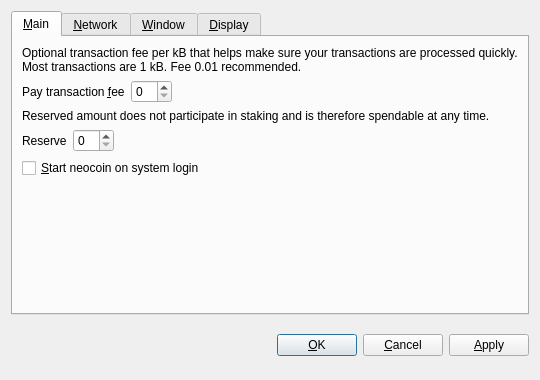
<?xml version="1.0" encoding="UTF-8"?>
<ui version="4.0">
 <class>OptionsDialog</class>
 <widget class="QDialog" name="OptionsDialog">
  <property name="geometry">
   <rect>
    <x>0</x>
    <y>0</y>
    <width>540</width>
    <height>380</height>
   </rect>
  </property>
  <property name="windowTitle">
   <string>Options</string>
  </property>
  <property name="modal">
   <bool>true</bool>
  </property>
  <layout class="QVBoxLayout" name="verticalLayout">
   <item>
    <widget class="QTabWidget" name="tabWidget">
     <property name="tabPosition">
      <enum>QTabWidget::North</enum>
     </property>
     <property name="currentIndex">
      <number>0</number>
     </property>
     <widget class="QWidget" name="tabMain">
      <attribute name="title">
       <string>&amp;Main</string>
      </attribute>
      <layout class="QVBoxLayout" name="verticalLayout_Main">
       <item>
        <widget class="QLabel" name="transactionFeeInfoLabel">
         <property name="text">
          <string>Optional transaction fee per kB that helps make sure your transactions are processed quickly. Most transactions are 1 kB. Fee 0.01 recommended.</string>
         </property>
         <property name="textFormat">
          <enum>Qt::PlainText</enum>
         </property>
         <property name="wordWrap">
          <bool>true</bool>
         </property>
        </widget>
       </item>
       <item>
        <layout class="QHBoxLayout" name="horizontalLayoutFee">
         <item>
          <widget class="QLabel" name="transactionFeeLabel">
           <property name="text">
            <string>Pay transaction &amp;fee</string>
           </property>
           <property name="textFormat">
            <enum>Qt::PlainText</enum>
           </property>
           <property name="buddy">
            <cstring>transactionFee</cstring>
           </property>
          </widget>
         </item>
         <item>
          <widget class="BitcoinAmountField" name="transactionFee"/>
         </item>
         <item>
          <spacer name="horizontalSpacerFee">
           <property name="orientation">
            <enum>Qt::Horizontal</enum>
           </property>
           <property name="sizeHint" stdset="0">
            <size>
             <width>40</width>
             <height>20</height>
            </size>
           </property>
          </spacer>
         </item>
        </layout>
       </item>
       <item>
        <widget class="QLabel" name="reserveBalanceInfoLabel">
         <property name="text">
          <string>Reserved amount does not participate in staking and is therefore spendable at any time.</string>
         </property>
         <property name="textFormat">
          <enum>Qt::PlainText</enum>
         </property>
         <property name="wordWrap">
          <bool>true</bool>
         </property>
        </widget>
       </item>
       <item>
        <layout class="QHBoxLayout" name="horizontalLayoutReserveBalance">
         <item>
          <widget class="QLabel" name="reserveBalanceLabel">
           <property name="text">
            <string>Reserve</string>
           </property>
           <property name="textFormat">
            <enum>Qt::PlainText</enum>
           </property>
           <property name="buddy">
            <cstring>reserveBalance</cstring>
           </property>
          </widget>
         </item>
         <item>
          <widget class="BitcoinAmountField" name="reserveBalance"/>
         </item>
         <item>
          <spacer name="horizontalSpacerReserveBalance">
           <property name="orientation">
            <enum>Qt::Horizontal</enum>
           </property>
           <property name="sizeHint" stdset="0">
            <size>
             <width>40</width>
             <height>20</height>
            </size>
           </property>
          </spacer>
         </item>
        </layout>
       </item>
       <item>
        <widget class="QCheckBox" name="bitcoinAtStartup">
         <property name="toolTip">
          <string>Automatically start neocoin after logging in to the system.</string>
         </property>
         <property name="text">
          <string>&amp;Start neocoin on system login</string>
         </property>
        </widget>
       </item>
       <item>
        <spacer name="verticalSpacer_Main">
         <property name="orientation">
          <enum>Qt::Vertical</enum>
         </property>
         <property name="sizeHint" stdset="0">
          <size>
           <width>20</width>
           <height>40</height>
          </size>
         </property>
        </spacer>
       </item>
      </layout>
     </widget>
     <widget class="QWidget" name="tabNetwork">
      <attribute name="title">
       <string>&amp;Network</string>
      </attribute>
      <layout class="QVBoxLayout" name="verticalLayout_Network">
       <item>
        <widget class="QCheckBox" name="mapPortUpnp">
         <property name="toolTip">
          <string>Automatically open the neocoin client port on the router. This only works when your router supports UPnP and it is enabled.</string>
         </property>
         <property name="text">
          <string>Map port using &amp;UPnP</string>
         </property>
        </widget>
       </item>
       <item>
        <widget class="QCheckBox" name="connectSocks">
         <property name="toolTip">
          <string>Connect to the neocoin network through a SOCKS5 proxy (e.g. when connecting through Tor).</string>
         </property>
         <property name="text">
          <string>&amp;Connect through SOCKS5 proxy:</string>
         </property>
        </widget>
       </item>
       <item>
        <layout class="QHBoxLayout" name="horizontalLayout_Network">
         <item>
          <widget class="QLabel" name="proxyIpLabel">
           <property name="text">
            <string>Proxy &amp;IP:</string>
           </property>
           <property name="textFormat">
            <enum>Qt::PlainText</enum>
           </property>
           <property name="buddy">
            <cstring>proxyIp</cstring>
           </property>
          </widget>
         </item>
         <item>
          <widget class="QValidatedLineEdit" name="proxyIp">
           <property name="maximumSize">
            <size>
             <width>140</width>
             <height>16777215</height>
            </size>
           </property>
           <property name="toolTip">
            <string>IP address of the proxy (e.g. 127.0.0.1)</string>
           </property>
          </widget>
         </item>
         <item>
          <widget class="QLabel" name="proxyPortLabel">
           <property name="text">
            <string>&amp;Port:</string>
           </property>
           <property name="textFormat">
            <enum>Qt::PlainText</enum>
           </property>
           <property name="buddy">
            <cstring>proxyPort</cstring>
           </property>
          </widget>
         </item>
         <item>
          <widget class="QLineEdit" name="proxyPort">
           <property name="maximumSize">
            <size>
             <width>55</width>
             <height>16777215</height>
            </size>
           </property>
           <property name="toolTip">
            <string>Port of the proxy (e.g. 9050)</string>
           </property>
          </widget>
         </item>
         <item>
          <spacer name="horizontalSpacer_Network">
           <property name="orientation">
            <enum>Qt::Horizontal</enum>
           </property>
           <property name="sizeHint" stdset="0">
            <size>
             <width>40</width>
             <height>20</height>
            </size>
           </property>
          </spacer>
         </item>
        </layout>
       </item>
       <item>
        <spacer name="verticalSpacer_Network">
         <property name="orientation">
          <enum>Qt::Vertical</enum>
         </property>
         <property name="sizeHint" stdset="0">
          <size>
           <width>20</width>
           <height>40</height>
          </size>
         </property>
        </spacer>
       </item>
      </layout>
     </widget>
     <widget class="QWidget" name="tabWindow">
      <attribute name="title">
       <string>&amp;Window</string>
      </attribute>
      <layout class="QVBoxLayout" name="verticalLayout_Window">
       <item>
        <widget class="QCheckBox" name="minimizeToTray">
         <property name="toolTip">
          <string>Show only a tray icon after minimizing the window.</string>
         </property>
         <property name="text">
          <string>&amp;Minimize to the tray instead of the taskbar</string>
         </property>
        </widget>
       </item>
       <item>
        <widget class="QCheckBox" name="minimizeOnClose">
         <property name="toolTip">
          <string>Minimize instead of exit the application when the window is closed. When this option is enabled, the application will be closed only after selecting Quit in the menu.</string>
         </property>
         <property name="text">
          <string>M&amp;inimize on close</string>
         </property>
        </widget>
       </item>
       <item>
        <spacer name="verticalSpacer_Window">
         <property name="orientation">
          <enum>Qt::Vertical</enum>
         </property>
         <property name="sizeHint" stdset="0">
          <size>
           <width>20</width>
           <height>40</height>
          </size>
         </property>
        </spacer>
       </item>
      </layout>
     </widget>
     <widget class="QWidget" name="tabDisplay">
      <attribute name="title">
       <string>&amp;Display</string>
      </attribute>
      <layout class="QVBoxLayout" name="verticalLayout_Display">
       <item>
        <layout class="QHBoxLayout" name="horizontalLayout_1_Display">
         <item>
          <widget class="QLabel" name="langLabel">
           <property name="text">
            <string>User Interface &amp;language:</string>
           </property>
           <property name="textFormat">
            <enum>Qt::PlainText</enum>
           </property>
           <property name="buddy">
            <cstring>lang</cstring>
           </property>
          </widget>
         </item>
         <item>
          <widget class="QValueComboBox" name="lang">
           <property name="toolTip">
            <string>The user interface language can be set here. This setting will take effect after restarting neocoin.</string>
           </property>
          </widget>
         </item>
        </layout>
       </item>
       <item>
        <layout class="QHBoxLayout" name="horizontalLayout_2_Display">
         <item>
          <widget class="QLabel" name="unitLabel">
           <property name="text">
            <string>&amp;Unit to show amounts in:</string>
           </property>
           <property name="textFormat">
            <enum>Qt::PlainText</enum>
           </property>
           <property name="buddy">
            <cstring>unit</cstring>
           </property>
          </widget>
         </item>
         <item>
          <widget class="QValueComboBox" name="unit">
           <property name="toolTip">
            <string>Choose the default subdivision unit to show in the interface and when sending coins.</string>
           </property>
          </widget>
         </item>
        </layout>
       </item>
       <item>
        <widget class="QCheckBox" name="coinControlFeatures">
         <property name="toolTip">
          <string>Whether to show coin control features or not.</string>
         </property>
         <property name="text">
          <string>Display coin &amp;control features (experts only!)</string>
         </property>
        </widget>
       </item>
       <item>
        <widget class="QCheckBox" name="minimizeCoinAge">
         <property name="toolTip">
          <string>Whether to select the coin outputs randomly or with minimal coin age.</string>
         </property>
         <property name="text">
          <string>Minimize weight consumption (experimental)</string>
         </property>
        </widget>
       </item>
       <item>
        <widget class="QCheckBox" name="useBlackTheme">
         <property name="text">
          <string>Use black visual theme (requires restart)</string>
         </property>
        </widget>
       </item>
       <item>
        <spacer name="verticalSpacer_Display">
         <property name="orientation">
          <enum>Qt::Vertical</enum>
         </property>
         <property name="sizeHint" stdset="0">
          <size>
           <width>20</width>
           <height>40</height>
          </size>
         </property>
        </spacer>
       </item>
      </layout>
     </widget>
    </widget>
   </item>
   <item>
    <layout class="QHBoxLayout" name="horizontalLayout_Buttons">
     <item>
      <spacer name="horizontalSpacer_1">
       <property name="orientation">
        <enum>Qt::Horizontal</enum>
       </property>
       <property name="sizeHint" stdset="0">
        <size>
         <width>40</width>
         <height>48</height>
        </size>
       </property>
      </spacer>
     </item>
     <item>
      <widget class="QLabel" name="statusLabel">
       <property name="font">
        <font>
         <weight>75</weight>
         <bold>true</bold>
        </font>
       </property>
       <property name="text">
        <string/>
       </property>
       <property name="textFormat">
        <enum>Qt::PlainText</enum>
       </property>
       <property name="wordWrap">
        <bool>true</bool>
       </property>
      </widget>
     </item>
     <item>
      <spacer name="horizontalSpacer_2">
       <property name="orientation">
        <enum>Qt::Horizontal</enum>
       </property>
       <property name="sizeHint" stdset="0">
        <size>
         <width>40</width>
         <height>48</height>
        </size>
       </property>
      </spacer>
     </item>
     <item>
      <widget class="QPushButton" name="okButton">
       <property name="text">
        <string>&amp;OK</string>
       </property>
      </widget>
     </item>
     <item>
      <widget class="QPushButton" name="cancelButton">
       <property name="text">
        <string>&amp;Cancel</string>
       </property>
       <property name="autoDefault">
        <bool>false</bool>
       </property>
      </widget>
     </item>
     <item>
      <widget class="QPushButton" name="applyButton">
       <property name="text">
        <string>&amp;Apply</string>
       </property>
       <property name="autoDefault">
        <bool>false</bool>
       </property>
      </widget>
     </item>
    </layout>
   </item>
  </layout>
 </widget>
 <customwidgets>
  <customwidget>
   <class>BitcoinAmountField</class>
   <extends>QSpinBox</extends>
   <header>bitcoinamountfield.h</header>
  </customwidget>
  <customwidget>
   <class>QValueComboBox</class>
   <extends>QComboBox</extends>
   <header>qvaluecombobox.h</header>
  </customwidget>
  <customwidget>
   <class>QValidatedLineEdit</class>
   <extends>QLineEdit</extends>
   <header>qvalidatedlineedit.h</header>
  </customwidget>
 </customwidgets>
 <resources/>
 <connections/>
</ui>
